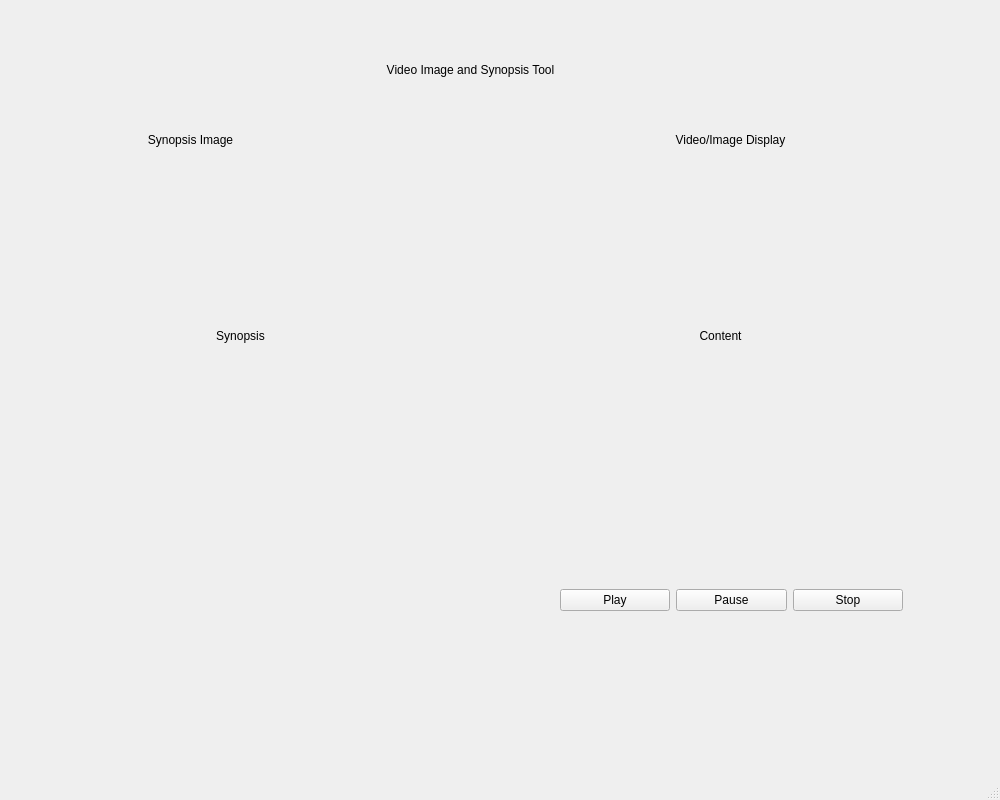
<?xml version="1.0" encoding="UTF-8"?>
<ui version="4.0">
 <class>MainWindow</class>
 <widget class="QMainWindow" name="MainWindow">
  <property name="geometry">
   <rect>
    <x>0</x>
    <y>0</y>
    <width>1000</width>
    <height>800</height>
   </rect>
  </property>
  <property name="windowTitle">
   <string>MainWindow</string>
  </property>
  <widget class="QWidget" name="centralwidget">
   <widget class="QWidget" name="horizontalLayoutWidget">
    <property name="geometry">
     <rect>
      <x>560</x>
      <y>560</y>
      <width>343</width>
      <height>80</height>
     </rect>
    </property>
    <layout class="QHBoxLayout" name="horizontalLayout">
     <item>
      <widget class="QPushButton" name="playButton">
       <property name="text">
        <string>Play</string>
       </property>
      </widget>
     </item>
     <item>
      <widget class="QPushButton" name="pauseButton">
       <property name="text">
        <string>Pause</string>
       </property>
      </widget>
     </item>
     <item>
      <widget class="QPushButton" name="stopButton">
       <property name="text">
        <string>Stop</string>
       </property>
      </widget>
     </item>
    </layout>
   </widget>
   <widget class="QLabel" name="titleLabel">
    <property name="geometry">
     <rect>
      <x>370</x>
      <y>60</y>
      <width>201</width>
      <height>20</height>
     </rect>
    </property>
    <property name="text">
     <string>Video Image and Synopsis Tool</string>
    </property>
    <property name="alignment">
     <set>Qt::AlignCenter</set>
    </property>
   </widget>
   <widget class="QLabel" name="videoTitleLabel">
    <property name="geometry">
     <rect>
      <x>630</x>
      <y>130</y>
      <width>201</width>
      <height>20</height>
     </rect>
    </property>
    <property name="text">
     <string>Video/Image Display</string>
    </property>
    <property name="alignment">
     <set>Qt::AlignCenter</set>
    </property>
   </widget>
   <widget class="QLabel" name="synopsisTitleLabel">
    <property name="geometry">
     <rect>
      <x>90</x>
      <y>130</y>
      <width>201</width>
      <height>20</height>
     </rect>
    </property>
    <property name="text">
     <string>Synopsis Image</string>
    </property>
    <property name="alignment">
     <set>Qt::AlignCenter</set>
    </property>
   </widget>
   <widget class="QLabel" name="synopsisLabel">
    <property name="geometry">
     <rect>
      <x>70</x>
      <y>190</y>
      <width>341</width>
      <height>291</height>
     </rect>
    </property>
    <property name="text">
     <string>Synopsis</string>
    </property>
    <property name="alignment">
     <set>Qt::AlignCenter</set>
    </property>
   </widget>
   <widget class="QLabel" name="contentLabel">
    <property name="geometry">
     <rect>
      <x>550</x>
      <y>190</y>
      <width>341</width>
      <height>291</height>
     </rect>
    </property>
    <property name="text">
     <string>Content</string>
    </property>
    <property name="alignment">
     <set>Qt::AlignCenter</set>
    </property>
   </widget>
  </widget>
  <widget class="QMenuBar" name="menubar">
   <property name="geometry">
    <rect>
     <x>0</x>
     <y>0</y>
     <width>1000</width>
     <height>22</height>
    </rect>
   </property>
  </widget>
  <widget class="QStatusBar" name="statusbar"/>
 </widget>
 <resources/>
 <connections/>
</ui>
